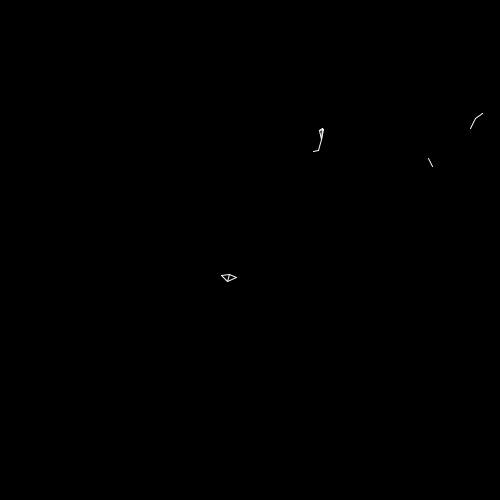
Frame 1 (no input)
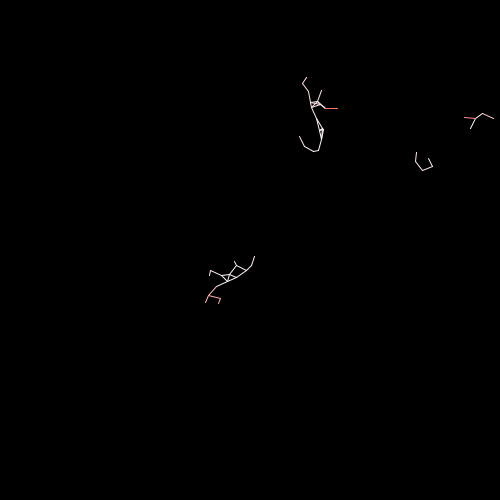
Frame 60 (the mouse pressed at the canvas centre just before this capture)
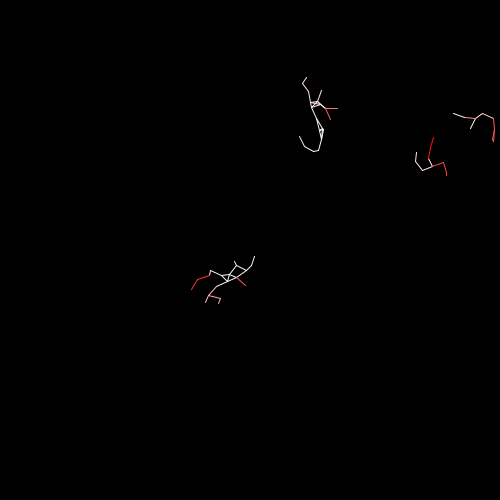
Frame 120 (the mouse held since frame 60 and released just before this capture)

The Processing sketch that drew these frames (run headless with seeded random() and noise(); from frame 60 on, the mouse is pressed at the canvas centre):

// Processing sketch: processing_117160
// ── processing_117160.pde

Cell[]myCells = new Cell[1000];
Cell myCell;


 
void setup() {
  colorMode(HSB,360,100,100,100);
  background(0);
  size (500, 500);
  for (int i = 0; i< myCells.length; i++) {//creates
    myCells[i]= new Cell();
  
    if ( i < 4 ){ //( i < 4 ){ would have three starting seeds
    myCells[i].isseed = true;
    }
}
}
 
void draw() {
   
  for (int i=0; i< myCells.length; i++) {//declare for loop,
  //  myCells[i].display(); by taking out this disply function you do not draw the cells, just the lines drawn between each cell center
    myCells[i].update();
  }
    for(int i = 0; i<myCells.length; i++){
      if (myCells[i].isseed == false){ //  ignore if cell[i] is true
      for(int j=0; j<myCells.length; j++){
        if (myCells[j].isseed == true){ //assuming the cell [i] is not a seed, the loop then looks through the myCell array again for seeds.
         float d;
         d= PVector.dist(myCells[i].location, myCells[j].location);//distance function between the non-seed[j] and seed[i]
         if (d<12){
           myCells[i].isseed = true; // if seed is less than 10 away then myCells[i] is now a seed. This means it changes color and stops moving.
       
         line(myCells[i].location.x,myCells[i].location.y,myCells[j].location.x,myCells[j].location.y); // draws a line from the center of the cell
          
        }
       }
      }
     }
    }//diagramatic drawings of the site... how could we use this?
  
  }


 
class Cell {
 
  //  float xlocation;
  // float ylocation;
  PVector location = new PVector();
  PVector velocity = new PVector();
  float dia;
  boolean isseed;
  float cellHue, cellSat, cellBri, cellAlph;
  float lineweight;
  float v = 1;
 
  Cell() {
    location = new PVector(random(500), random(500));
    dia = 5;
    isseed=false;
    cellHue = 360;
    cellSat = 1;
    cellBri = 100;
    cellAlph = 100;
    lineweight = 1;
      
  }
  void display() {
     
     
    if (isseed == true) {
    }
    if (isseed == false) {
    }
    ellipse(location.x, location.y, dia, dia);
  }
 
  void update() {
    cellSat = cellSat +1;
      if (cellSat >= 100){
        cellSat = 1;
      }
    strokeWeight(lineweight);
    stroke(cellHue, cellSat, cellBri, cellAlph);
     
if (isseed == false){
    velocity = new PVector(random(-v,v), random(-v, v)); // may be good to look at this.
    location.add(velocity);
    v=v;
    
  }
}
}
